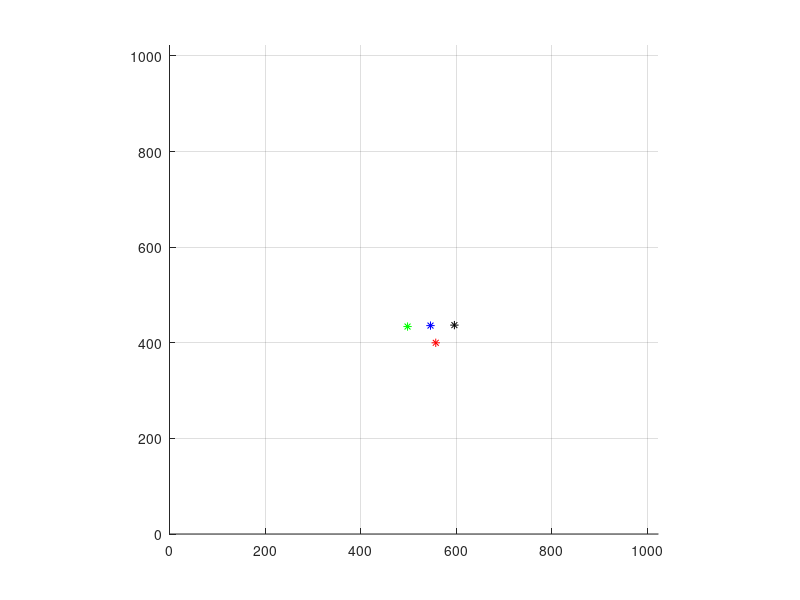
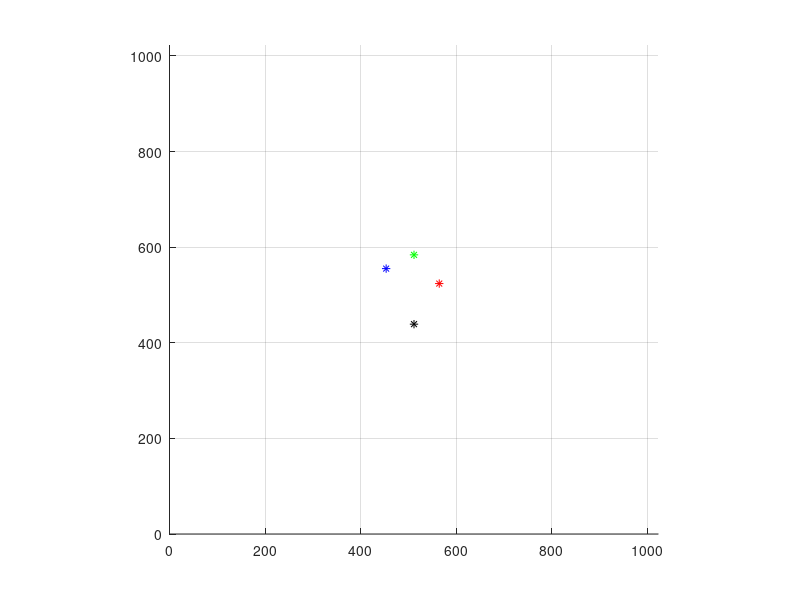

The MATLAB script that drew these images, in order:
%% ground truth values of each marker in world frame
p1_gnd = [10.563 2.483];
p2_gnd = [0 14.5];
p3_gnd = [-11.655 8.741];
p4_gnd = [0 -14.5];
p_gnd = [p1_gnd; p2_gnd; p3_gnd; p4_gnd];

alpha1 = acos((p2_gnd-p1_gnd)*(p4_gnd-p1_gnd)'/(norm(p2_gnd-p1_gnd)*norm(p4_gnd-p1_gnd)))*180/pi
alpha2 = acos((p3_gnd-p2_gnd)*(p1_gnd-p2_gnd)'/(norm(p3_gnd-p2_gnd)*norm(p1_gnd-p2_gnd)))*180/pi
alpha3 = acos((p4_gnd-p3_gnd)*(p2_gnd-p3_gnd)'/(norm(p4_gnd-p3_gnd)*norm(p2_gnd-p3_gnd)))*180/pi
alpha4 = acos((p1_gnd-p4_gnd)*(p3_gnd-p4_gnd)'/(norm(p1_gnd-p4_gnd)*norm(p3_gnd-p4_gnd)))*180/pi
alpha314 = acos((p3_gnd-p1_gnd)*(p4_gnd-p1_gnd)'/(norm(p3_gnd-p1_gnd)*norm(p4_gnd-p1_gnd)))*180/pi
%% ground truth point-to-point vectors
p12_gnd = p2_gnd-p1_gnd; % 1 -> 2
p21_gnd = p1_gnd-p2_gnd; % 2 -> 1
p23_gnd = p3_gnd-p2_gnd; % 2 -> 3
p32_gnd = p2_gnd-p3_gnd; % 3 -> 2
p34_gnd = p4_gnd-p3_gnd; % 3 -> 4
p43_gnd = p3_gnd-p4_gnd; % 4 -> 3
p14_gnd = p4_gnd-p1_gnd; % 1 -> 4
p41_gnd = p1_gnd-p4_gnd; % 4 -> 1
p13_gnd = p3_gnd-p1_gnd; % 1 -> 3
p24_gnd = p4_gnd-p2_gnd; % 2 -> 4
p31_gnd = p1_gnd-p3_gnd; % 3 -> 1
p42_gnd = p2_gnd-p4_gnd; % 4 -> 2
pxx_gnd = [p12_gnd; p13_gnd; p14_gnd; p23_gnd; p24_gnd; p34_gnd];
p_ptp_gnd = zeros(4,4,2);
for i = 1:4
    for j = 1:4
        p_ptp_gnd(i,j,:)=p_gnd(j,:)-p_gnd(i,:);
    end
end

distance_ratios_gnd = zeros(6);
for i = 1:6
    for j = 1:6
        distance_ratios_gnd(i,j) = norm(pxx_gnd(i,:))/norm(pxx_gnd(j,:));
    end
end
distance_ratios_gnd
% point to point normalized vectors
p12_gnd_norm = p12_gnd/norm(p12_gnd);
p21_gnd_norm = p21_gnd/norm(p21_gnd);
p23_gnd_norm = p23_gnd/norm(p23_gnd);
p32_gnd_norm = p32_gnd/norm(p32_gnd);
p34_gnd_norm = p34_gnd/norm(p34_gnd);
p43_gnd_norm = p43_gnd/norm(p43_gnd);
p14_gnd_norm = p14_gnd/norm(p14_gnd);
p41_gnd_norm = p41_gnd/norm(p41_gnd);
% additional vectors
p13_gnd_norm = p13_gnd/norm(p13_gnd);
p31_gnd_norm = p31_gnd/norm(p31_gnd);
p24_gnd_norm = p24_gnd/norm(p24_gnd);
p42_gnd_norm = p42_gnd/norm(p42_gnd);

%% ground truth angles between each point
theta1_gnd = acos(p12_gnd_norm*p14_gnd_norm');
theta2_gnd = acos(p23_gnd_norm*p21_gnd_norm');
theta3_gnd = acos(p32_gnd_norm*p34_gnd_norm');
theta4_gnd = acos(p41_gnd_norm*p43_gnd_norm');

%% angles between p-to-p norm vectors and horizontal x axis
beta12_gnd = atan2(p12_gnd_norm(2),p12_gnd_norm(1));
beta21_gnd = atan2(p21_gnd_norm(2),p21_gnd_norm(1));
beta23_gnd = atan2(p23_gnd_norm(2),p23_gnd_norm(1));
beta32_gnd = atan2(p32_gnd_norm(2),p32_gnd_norm(1));
beta34_gnd = atan2(p34_gnd_norm(2),p34_gnd_norm(1));
beta43_gnd = atan2(p43_gnd_norm(2),p43_gnd_norm(1));
beta14_gnd = atan2(p14_gnd_norm(2),p14_gnd_norm(1));
beta41_gnd = atan2(p41_gnd_norm(2),p41_gnd_norm(1));
beta13_gnd = atan2(p13_gnd_norm(2),p13_gnd_norm(1));
beta31_gnd = atan2(p31_gnd_norm(2),p31_gnd_norm(1));
beta24_gnd = atan2(p24_gnd_norm(2),p24_gnd_norm(1));
beta42_gnd = atan2(p42_gnd_norm(2),p42_gnd_norm(1));

beta = [0 beta12_gnd beta13_gnd beta14_gnd;...
    beta21_gnd 0 beta23_gnd beta24_gnd;...
    beta31_gnd beta32_gnd 0 beta34_gnd;...
    beta41_gnd beta42_gnd beta43_gnd 0];

%% load data
load('B.mat');
p1 = [1 5];
p2 = [2 6];
p3 = [3 7];
p4 = [4 8];
p = [p1; p2; p3; p4];

threshold = 0.001;

figure(2)
clf
grid on
hold on
axis equal
set(gca,'xlim',[0 1023], 'ylim',[0 1023]);

scale = 5;
offset = 0.5*[1023 1023];

p1_gnd_plot = plot(scale*p1_gnd(1)+offset(1),scale*p1_gnd(2)+offset(2),'r-*');
p2_gnd_plot = plot(scale*p2_gnd(1)+offset(1),scale*p2_gnd(2)+offset(2),'g-*');
p3_gnd_plot = plot(scale*p3_gnd(1)+offset(1),scale*p3_gnd(2)+offset(2),'b-*');
p4_gnd_plot = plot(scale*p4_gnd(1)+offset(1),scale*p4_gnd(2)+offset(2),'k-*');

figure(1)
clf
grid on
hold on
axis equal
set(gca,'xlim',[0 1023], 'ylim',[0 1023]);

p1_plot = plot(rawStarData(1,p1(1)),rawStarData(1,p1(2)),'r-*');
p2_plot = plot(rawStarData(1,p2(1)),rawStarData(1,p2(2)),'g-*');
p3_plot = plot(rawStarData(1,p3(1)),rawStarData(1,p3(2)),'b-*');
p4_plot = plot(rawStarData(1,p4(1)),rawStarData(1,p4(2)),'k-*');

invalid = [1023 1023];
angle = 0;
for i = 1:1%size(rawStarData,1)
    % check which points are valid
    valid = [sum(rawStarData(i,p1) ~= invalid) == 2;...
        sum(rawStarData(i,p2) ~= invalid) == 2;...
        sum(rawStarData(i,p3) ~= invalid) == 2;...
        sum(rawStarData(i,p4) ~= invalid) == 2];
    if (sum(valid) > 2)
        % get temporary distance vectors
        distance_vector=zeros(6,2);
        iter = 1;
        for j = 1:3
            for k = j+1:4
                distance_vector(iter,:) = rawStarData(i,[j j+4])-rawStarData(i,[k k+4]);
                iter = iter+1;
            end
        end

        distances = sqrt(sum(distance_vector.^2,2));

        % figure out which point is which
        distance_ratios = zeros(6);
        for j = 1:6
            for k = 1:6
                distance_ratios(j,k) = distances(j)/distances(k);
            end
        end
        distance_ratios
        potentially_valid = [];
        for j = 1:6
            for k = 1:6
                for l = 1:6
                    for n = l:6
                        if ~(j == k || l == n)
                            if (distance_ratios_gnd(j,k)/distance_ratios(l,n)) > 1-threshold && (distance_ratios_gnd(j,k)/distance_ratios(l,n)) < 1+threshold
                                potentially_valid = [potentially_valid; j k l n];
                            end
                        end
                    end
                end
            end
        end
        potentially_valid
        % check which points are valid
        valid = [sum(rawStarData(i,p1) ~= invalid) == 2;...
            sum(rawStarData(i,p2) ~= invalid) == 2;...
            sum(rawStarData(i,p3) ~= invalid) == 2;...
            sum(rawStarData(i,p4) ~= invalid) == 2];

        % get the indices of the valid points
        idx = find(valid == 1);

        % check if we have more than two points
        if length(idx) > 2
            % get the difference vectors between the valid points and get the
            % corresponding groun truth difference vectors
            vec = zeros(sum(1:length(idx)-1),2);
            idx_gnd = zeros(sum(1:length(idx)-1),2);
            idx2 = 1;
            for j = 1:length(idx)-1
                for k = j+1:length(idx)
                    vec(idx2,:) = rawStarData(i,p(idx(k),:))-rawStarData(i,p(idx(j),:));
                    idx_gnd(idx2,:) = [j k];
                    idx2 = idx2+1;
                end
            end

            % normalize the difference vectors
            vec_norm = vec./repmat(sqrt(sum(vec.^2,2)),1,2);

            % get the corresponding ground truth difference vectors
            vec_gnd = zeros(sum(1:length(idx)-1),2);
            for j = 1:size(idx_gnd,1)
                vec_gnd(j,:) = p_ptp_gnd(idx_gnd(j,1),idx_gnd(j,2),:);
            end

            % normalize the ground truth difference vectors
            vec_gnd_norm = vec_gnd./repmat(sqrt(sum(vec_gnd.^2,2)),1,2);

            % get angles between each of the difference vectors
            angles = zeros(sum(1:length(idx)-1),1);
            for j = 1:size(idx_gnd,1)
                angles(j) = acos(vec_gnd_norm(j,:)*vec_norm(j,:)');
            end
            angle = mean(angles);
            % get angles of ground truth difference vectors wrt horizontal
            beta_gnd = beta(idx_gnd(1,1),idx_gnd(1,2));
            rot = [cos(beta_gnd) sin(beta_gnd); -sin(beta_gnd) cos(beta_gnd)];
            projected_vec = rot*vec_norm(1,:)';
            if projected_vec(2) < 0
                angle = -angle;
            end
            angle*180/pi
        end
    end
    % redraw
    set(p1_plot,'xdata',rawStarData(i,p1(1)),'ydata',rawStarData(i,p1(2)));
    set(p2_plot,'xdata',rawStarData(i,p2(1)),'ydata',rawStarData(i,p2(2)));
    set(p3_plot,'xdata',rawStarData(i,p3(1)),'ydata',rawStarData(i,p3(2)));
    set(p4_plot,'xdata',rawStarData(i,p4(1)),'ydata',rawStarData(i,p4(2)));
    drawnow
    pause(0.01)
end